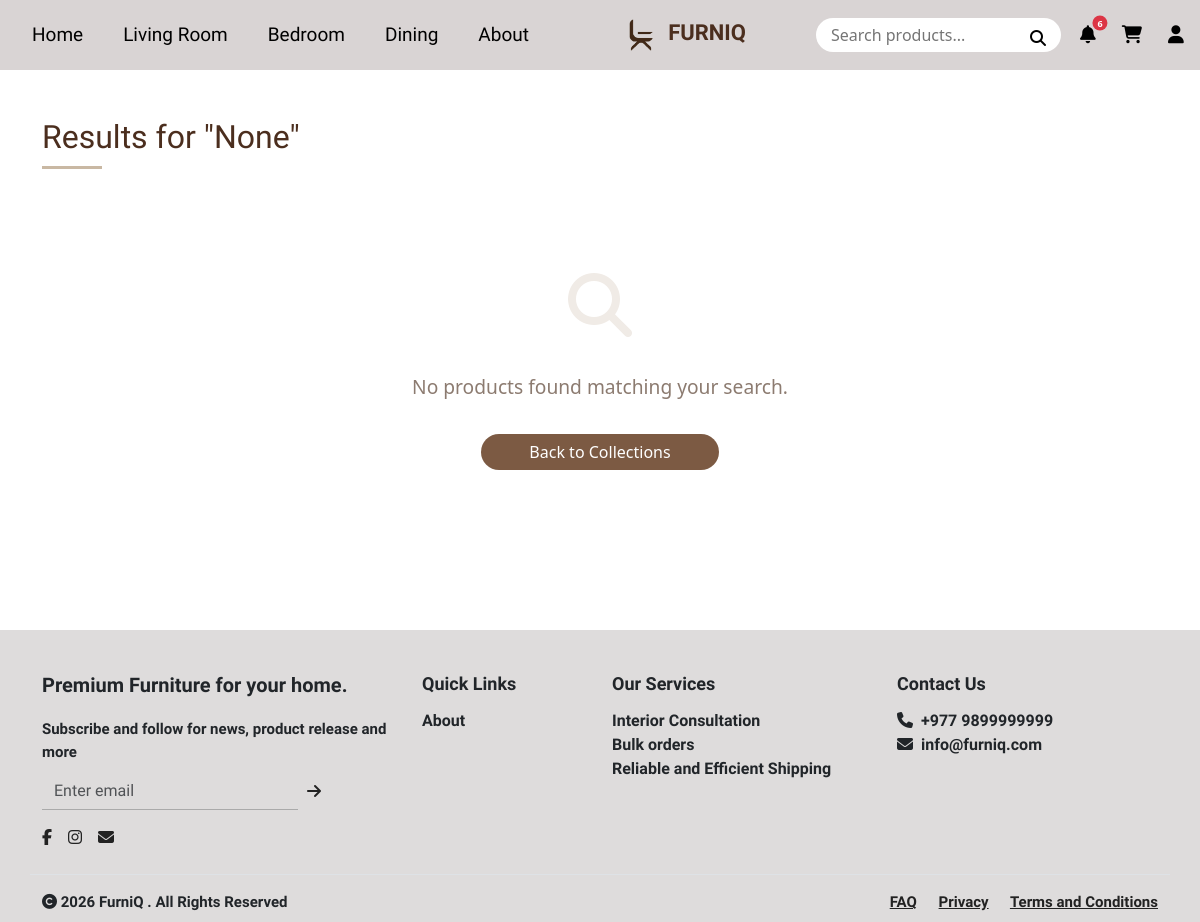
The page /search/ (signed in) on the database its author committed.
### inventory/models.py (models this page shows, shortened)
class WebsiteContent(models.Model):
    header_title = models.CharField(max_length=100, default='FurniQ')
    footer_text = models.TextField(default='Premium Furniture for your home.')
    footer_address = models.CharField(max_length=255, default='Kathmandu, Nepal')
    contact_email = models.EmailField(default='info@furniq.com')
    contact_phone = models.CharField(max_length=20, default='+977 12345678')
    featured_title = models.CharField(max_length=200, default='Lush Collection 2026')
    featured_subtitle = models.CharField(max_length=200, default='Discover the Art of Living')
    featured_image = models.ImageField(upload_to='site_assets/', null=True, blank=True)
    about_title = models.CharField(max_length=100, default='Our Story')
    about_content = models.TextField(default='We craft furniture with love and precision.')
    about_image = models.ImageField(upload_to='site_assets/', null=True, blank=True)
    created_at = models.DateTimeField(auto_now=True)

### inventory/views.py (the view)
# urls.py: path('search/', views.search_results, name='search_results'),
def search_results(request):
    query = request.GET.get('q')
    if query:
        results = Product.objects.filter(name__icontains=query)
    else:
        results = Product.objects.none()
    return render(request, 'inventory/search_results.html', {
        'results': results,
        'query': query
    })

### custom_admin/context_processors.py (called while the page is built, shortened)
def admin_context(request):
    context = {}
    return context

### inventory/context_processors.py (called while the page is built)
def global_context(request):
    context = {}
    context['site_content'] = WebsiteContent.objects.first()
    if request.user.is_authenticated:
        context['saved_count'] = SavedItem.objects.filter(user=request.user).count()
        unread_notifs = Notification.objects.filter(user=request.user, is_read=False).order_by('-created_at')
        context['notif_count'] = unread_notifs.count()
        context['notifications'] = unread_notifs[:5]
    else:
        context['saved_count'] = 0
        context['notif_count'] = 0
        context['notifications'] = []
    return context

### inventory/templates/inventory/search_results.html (shortened to what this page needs)
{% extends 'inventory/base.html' %}
{% load static %}
{% block content %}
<div class="container py-5" style="min-height: 70vh;">
    <div style="margin-bottom: 40px;">
        <h2 style="font-family: 'Italiana', serif; font-size: 2rem; color: #4b2e1e;">Results for "{{ query }}"</h2>
        <div style="width: 60px; height: 3px; background: #c9b8a3; margin-top: 10px;"></div>
    </div>
    <div class="row g-4">
        {% for product in results %}
        <div class="col-md-4">
            <div class="card border-0 shadow-sm" style="border-radius: 15px; overflow: hidden; height: 100%;">
                {% if product.image %}
                    <img src="{{ product.image.url }}" class="card-img-top" alt="{{ product.name }}" style="height: 250px; object-fit: cover;">
                {% else %}
                    <img src="{% static 'images/default.jpg' %}" class="card-img-top" style="height: 250px; object-fit: cover;">
                {% endif %}
                <div class="card-body text-center d-flex flex-column">
                    <h5 class="card-title" style="font-family: 'Italiana', serif; font-weight: bold;">{{ product.name }}</h5>
                    <p class="text-muted small" style="text-transform: uppercase; letter-spacing: 1px;">{{ product.category }}</p>
                    <p class="fw-bold" style="font-size: 1.1rem; color: #4b2e1e; margin-bottom: 20px;">Rs {{ product.price }}</p>
                    <div class="mt-auto">
                        <button class="btn btn-brown w-100" style="border-radius: 25px; padding: 10px;" onclick="addToCart('{{ product.name|escapejs }}')">
                            Add to Cart
                        </button>
                    </div>
                </div>
            </div>
        </div>
        {% empty %}
        <div class="col-12 text-center py-5">
            <div style="font-size: 4rem; color: #f0ebe6; margin-bottom: 20px;"><i class="fas fa-search"></i></div>
            <p style="font-size: 1.2rem; color: #8c7b70;">No products found matching your search.</p>
            <a href="{% url 'home' %}" class="btn btn-brown mt-3 px-5" style="border-radius: 25px;">Back to Collections</a>
        </div>
        {% endfor %}
    </div>
</div>
{% endblock %}

### inventory/templates/inventory/base.html (shortened to what this page needs)
{% load static %}
<!DOCTYPE html>
<html lang="en">
<head>
    <link href="https://cdn.jsdelivr.net/npm/bootstrap@5.3.0/dist/css/bootstrap.min.css" rel="stylesheet">
    <link rel="stylesheet" href="https://cdnjs.cloudflare.com/ajax/libs/font-awesome/6.5.0/css/all.min.css">
    <link rel="stylesheet" href="{% static 'css/styles.css' %}">
</head>
<body>
    <nav class="navbar navbar-expand-lg navbar-custom">
        <div class="container-fluid">
            <ul class="navbar-nav flex-row">
                <li class="nav-item"><a class="nav-link" href="{% url 'home' %}">Home</a></li>
                <li class="nav-item"><a class="nav-link" href="{% url 'livingroom' %}">Living Room</a></li>
                <li class="nav-item"><a class="nav-link" href="{% url 'bedroom' %}">Bedroom</a></li>
                <li class="nav-item"><a class="nav-link" href="{% url 'dining' %}">Dining</a></li>
                <li class="nav-item"><a class="nav-link" href="{% url 'about' %}">About</a></li>
            </ul>
            <a class="navbar-brand mx-auto text-center" href="{% url 'home' %}" align-items="center">
                <img src="{% static 'images/FurniQ.png' %}" alt="Logo" height="40"
                    class="d-inline-block align-text-center">
                <span class="logo-text">{{ site_content.header_title|default:"FURNIQ"|upper }}</span>
            </a>
            <div class="d-flex align-items-center">
                <form action="{% url 'search_results' %}" method="GET" class="position-relative">
                    <div class="position-relative">
                        <input type="text" name="q" class="search-bar" placeholder="Search products...">
                        <button type="submit"
                            style="background:none; border:none; position:absolute; right:15px; top:8px; padding:0;">
                            <i class="fa fa-search"></i>
                        </button>
                    </div>
                </form>
                <div class="nav-icons-container">
                    <div class="dropdown">
                        <button class="dropdown-trigger position-relative" data-bs-toggle="dropdown"
                            aria-expanded="false">
                            <i class="fa fa-bell"></i>
                            {% if notif_count > 0 %}
                            <span
                                class="position-absolute top-0 start-100 translate-middle badge rounded-pill bg-danger"
                                style="font-size: 9px; padding: 3px 5px;">
                                {{ notif_count }}
                            </span>
                            {% endif %}
                        </button>
                    </div>
                    <a href="{% url 'cart' %}" class="icon-btn position-relative">
                        <i class="fa fa-shopping-cart"></i>
                    </a>
                    {% if user.is_authenticated %}
                    <div class="dropdown">
                        <button class="dropdown-trigger" data-bs-toggle="dropdown" aria-expanded="false">
                            <i class="fa fa-user"></i>
                        </button>
                    </div>
                    {% else %}
                    <a href="{% url 'user' %}" class="icon-btn"><i class="fa fa-user"></i></a>
                    {% endif %}
                </div>
            </div>
        </div>
    </nav>
    <div style="min-height: 50vh;">
        {% block content %}
        {% endblock %}
    </div>
    <footer style="background:#dedcdc; padding:40px 0 0 0; font-family:'Italiana',serif;">
        <div class="container">
            <div class="row">
                <div class="col-md-4 mb-4">
                    <div style="font-size:20px; margin-bottom:18px; font-weight:bold;">{{ site_content.footer_text|default:"Where comfort meets class." }}</div>
                    <div style="font-size:15px; margin-bottom:10px; font-weight:bold;">Subscribe and follow for news,
                        product release and more</div>
                    <form action="{% url 'subscribe' %}" method="POST" class="d-flex mb-3" style="max-width:280px;">
                        <input type="email" name="email" class="form-control rounded-0" placeholder="Enter email" required
                            style="border:none; border-bottom:1px solid #aaa; border-radius:0; background:transparent;">
                        <button type="submit" class="btn btn-link p-0 ms-2" style="color:#222; text-decoration:none;"><i
                                class="fa fa-arrow-right"></i></button>
                    </form>
                    <div>
                        <a href="#" style="color:#222; margin-right:12px;"><i class="fab fa-facebook-f"></i></a>
                        <a href="#" style="color:#222; margin-right:12px;"><i class="fab fa-instagram"></i></a>
                        <a href="#" style="color:#222;"><i class="fa fa-envelope"></i></a>
                    </div>
                </div>
                <div class="col-md-2 mb-4">
                    <div style="font-size:18px; margin-bottom:12px; font-weight:bold;">Quick Links</div>
                    <div style="font-size:16px; font-weight:bold;"><a href="{% url 'about' %}" style="text-decoration:none; color:inherit;">About</a></div>
                </div>
                <div class="col-md-3 mb-4">
                    <div style="font-size:18px; margin-bottom:12px; font-weight:bold;">Our Services</div>
                    <div style="font-size:16px; font-weight:bold;">Interior Consultation</div>
                    <div style="font-size:16px; font-weight:bold;">Bulk orders</div>
                    <div style="font-size:16px; font-weight:bold;">Reliable and Efficient Shipping</div>
                </div>
                <div class="col-md-3 mb-4">
                    <div style="font-size:18px; margin-bottom:12px; font-weight:bold;">Contact Us</div>
                    <div style="font-size:16px; font-weight:bold;"><i class="fa fa-phone me-2"></i>{{ site_content.contact_phone|default:"+977 979-9999999" }}
                    </div>
                    <div style="font-size:16px; font-weight:bold;"><i class="fa fa-envelope me-2"></i>{{ site_content.contact_email|default:"furniq@gmail.com" }}</div>
                </div>
            </div>
            <div class="row border-top pt-3 pb-2" style="font-size:15px; font-weight:bold;">
                <div class="col-md-6 text-start">
                    <span><i class="fa fa-copyright"></i> 2026 {{ site_content.header_title|default:"FurniQ" }} . All Rights Reserved</span>
                </div>
                <div class="col-md-6 text-end">
                    <a href="#" style="color:#222; margin-right:18px; font-weight:bold;">FAQ</a>
                    <a href="#" style="color:#222; margin-right:18px; font-weight:bold;">Privacy</a>
                    <a href="#" style="color:#222; font-weight:bold;">Terms and Conditions</a>
                </div>
            </div>
        </div>
    </footer>
</body>
</html>

### inventory/static/css/styles.css (style rules this page uses)
.navbar-custom { background-color: #d9d4d4; padding: 10px 0; }
.navbar-nav .nav-link { font-family: 'Italiana', serif; font-size: 19px; margin: 0 12px; color: black; }
.logo-text { font-weight: bold; font-family: 'Italiana', serif; font-size: 20px; color: #4b2e1e; }
.nav-icons-container { display: flex; align-items: center; gap: 20px; margin-left: 15px; }
.icon-btn, .dropdown-trigger { margin: 0; padding: 0; display: flex; align-items: center; justify-content: center; width: 24px; height: 24px; background: none; border: none; color: black; cursor: pointer; transition: transform 0.15s ease-in-out, color 0.3s ease-in-out; text-decoration: none; font-size: 18px; }
.btn-brown { background-color: #7c5a43; color: #fff; border-radius: 20px; border: none; }
footer { background: #dedcdc; padding: 40px 0 0 0; font-family: 'Italiana', serif; }

### inventory/templates/inventory/base.html (style rules this page uses)
.navbar-custom { background-color: #d9d4d4; padding: 10px 0; }
.navbar-nav .nav-link { font-family: 'Italiana', serif; font-size: 19px; margin: 0 12px; color: black; }
.logo-text { font-weight: bold; font-family: 'Italiana', serif; font-size: 22px; color: #4b2e1e; }
.search-bar { border-radius: 50px; padding: 5px 15px; border: none; outline: none; width: 245px; }
.nav-icons-container { display: flex; align-items: center; gap: 20px; margin-left: 15px; }
.nav-icons-container .icon-btn, .nav-icons-container .dropdown-trigger { margin: 0 !important; padding: 0; display: flex; align-items: center; justify-content: center; width: 24px; height: 24px; background: none; border: none; color: black; transition: transform 0.15s ease-in-out, color 0.3s ease-in-out; cursor: pointer; }

### rows shown on the page
WebsiteContent: header_title "FURNIQ", footer_text "Premium Furniture for your home.", contact_phone "+977 9899999999", contact_email "info@furniq.com", header_title "FurniQ"

### other values the page prints
{{ notif_count }} "6"
{{ query }} "None"
